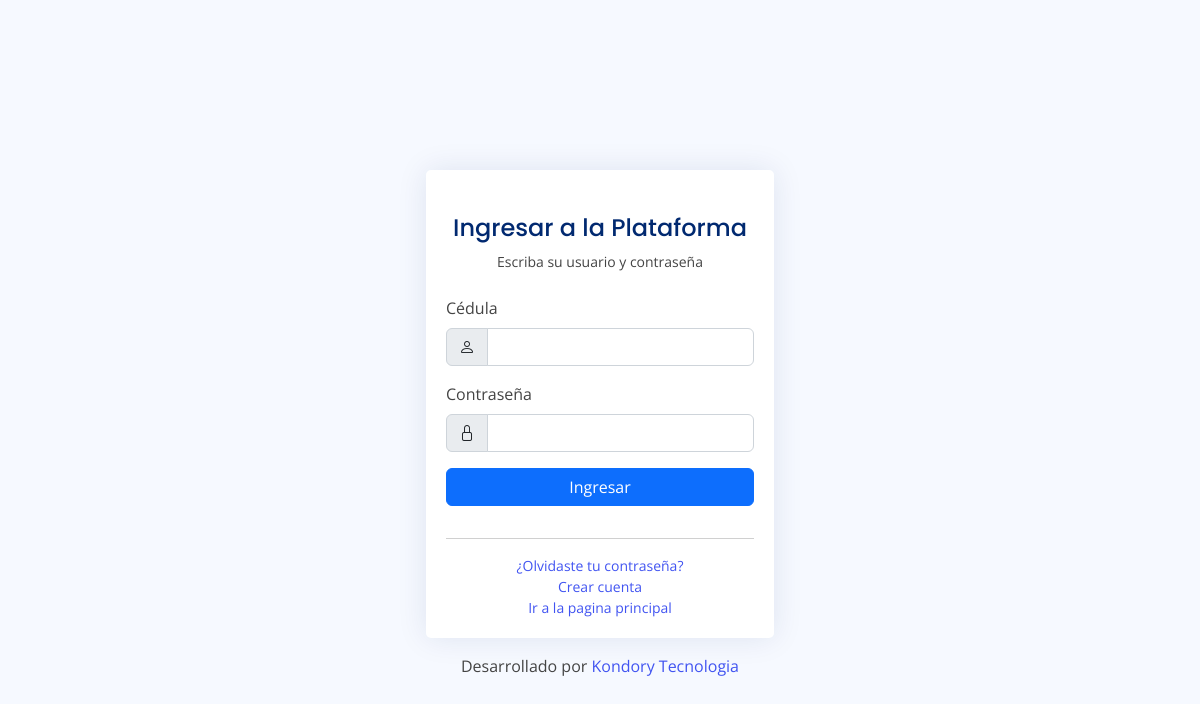
The app's page /system/views/page/login, older data.
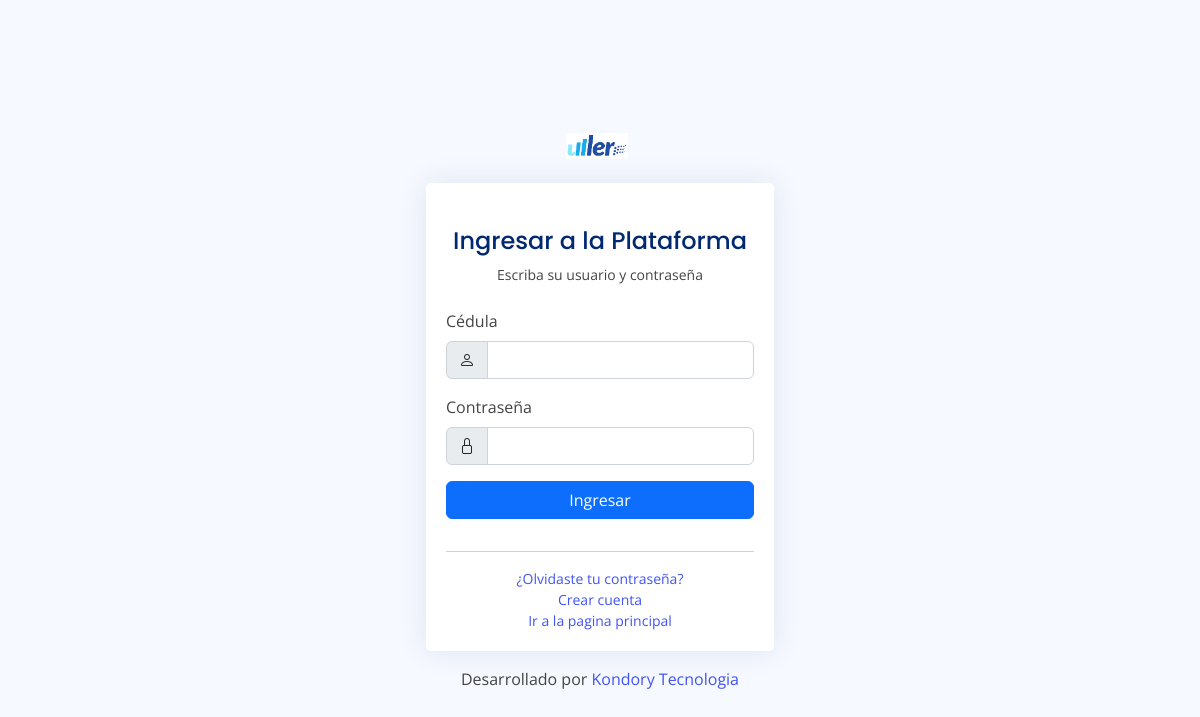
The same page, newer data.
### tables this page shows
CREATE TABLE `Perfil` (
  `id_perfil` int(11) NOT NULL,
  `nombre` varchar(255) NOT NULL,
  `direccion` varchar(255) NOT NULL,
  `correo` varchar(255) NOT NULL,
  `telefono` varchar(255) NOT NULL,
  `departamento` varchar(255) NOT NULL,
  `ciudad` varchar(255) NOT NULL,
  `nit` varchar(255) NOT NULL,
  `wp` varchar(255) NOT NULL,
  `fb` varchar(255) NOT NULL,
  `instagram` varchar(255) NOT NULL,
  `imagen` varchar(255) NOT NULL,
  `imagen2` varchar(255) NOT NULL,
  `color1` varchar(255) NOT NULL,
  `url` varchar(255) NOT NULL
);

### system/php/class/Informacion.php (called while the page is built, shortened)
<?php
require_once $_SERVER['DOCUMENT_ROOT'] . '/system/php/model/InformacionDTO.php';
class Informacion extends System
{
    public static function getInformacion()
    {
        $dbh             = parent::Conexion();
        $stmt = $dbh->prepare("SELECT * FROM Perfil LIMIT 1");
        $stmt->setFetchMode(PDO::FETCH_CLASS, 'InformacionDTO');
        $stmt->execute();
        return  $stmt->fetch();
    }
}
?>

### system/php/modules/page/ServicePage.php (called while the page is built, shortened)
<?php
class ServicePage extends System
{
    public static function getInformation()
    {
        try {
            $result = Informacion::getInformacion();
            return $result;
        } catch (\Exception $e) {
            throw new Exception($e->getMessage());
        }
    }
}

### system/php/modules/page/ControllerPage.php (called while the page is built, shortened)
<?php
include_once $_SERVER['DOCUMENT_ROOT'] . '/system/php/modules/page/ServicePage.php';
if (isset($_GET)) {
    $informacionPage = ServicePage::getInformation();
}

### system/php/routing/Page.php (called while the page is built, shortened)
<?php
include_once $_SERVER['DOCUMENT_ROOT'] . '/system/php/modules/page/ControllerPage.php';

### system/php/model/InformacionDTO.php (called while the page is built, shortened)
<?php
class InformacionDTO
{
    protected $imagen;
    public function getImagen()
    {
        return $this->imagen;
    }
}
?>

### system/views/page/login.php (the view, shortened to what this page needs)
<?php require_once $_SERVER['DOCUMENT_ROOT'] . '/system/php/routing/Page.php'; ?>
<!DOCTYPE html>
<html lang="en">
<head>
  <link href="../../assets/vendor/bootstrap/css/bootstrap.min.css" rel="stylesheet">
  <link href="../../assets/vendor/bootstrap-icons/bootstrap-icons.css" rel="stylesheet">
  <link href="../../assets/vendor/boxicons/css/boxicons.min.css" rel="stylesheet">
  <link href="../../assets/vendor/quill/quill.snow.css" rel="stylesheet">
  <link href="../../assets/vendor/quill/quill.bubble.css" rel="stylesheet">
  <link href="../../assets/vendor/remixicon/remixicon.css" rel="stylesheet">
  <link href="../../assets/vendor/simple-datatables/style.css" rel="stylesheet">
  <link href="../../assets/css/style.css" rel="stylesheet">
</head>
<body>
  <main>
    <div class="container">
      <section class="section register min-vh-100 d-flex flex-column align-items-center justify-content-center py-4">
        <div class="container">
          <div class="row justify-content-center">
            <div class="col-lg-4 col-md-6 d-flex flex-column align-items-center justify-content-center">
              <div class="d-flex justify-content-center py-4">
                <a href="index.html" class="logo d-flex align-items-center w-auto">
                  <img src="../../img/perfil/<?=$informacionPage->getImagen();?>" alt="">
                </a>
              </div>
              <div class="card mb-3">
                <div class="card-body">
                  <div class="pt-4 pb-2">
                    <h5 class="card-title text-center pb-0 fs-4">Ingresar a la Plataforma</h5>
                    <p class="text-center small">Escriba su usuario y contraseña</p>
                  </div>
                  <form class="row g-3 needs-validation" method="POST" novalidate>
                    <div class="col-12">
                      <label for="yourUsername" class="form-label">Cédula</label>
                      <div class="input-group has-validation">
                        <span class="input-group-text" id="inputGroupPrepend">
                          <i class="bi bi-person"></i>
                        </span>
                        <input type="text" name="cedula" class="form-control" required>
                      </div>
                    </div>
                    <div class="col-12">
                      <label for="yourPassword" class="form-label">Contraseña</label>
                      <div class="input-group has-validation">
                        <span class="input-group-text" id="inputGroupPass">
                          <i class="bi bi-lock"></i>
                        </span>
                        <input type="password" name="pass" class="form-control" required>
                      </div>
                    </div>
                    <div class="col-12">
                      <button class="btn btn-primary w-100" name="ingresar" type="submit">Ingresar</button>
                    </div>
                    <div class="col-12" style="text-align: center;">
                      <hr>
                      <p class="small mb-0"><a href="recovery"> ¿Olvidaste tu contraseña?</a></p>
                      <p class="small mb-0"><a href="registerAccount"> Crear cuenta</a></p>
                      <p class="small mb-0"><a href="https://www.uller.co/"> Ir a la pagina principal</a></p>
                    </div>
                  </form>
                </div>
              </div>
              <div class="credits">
                Desarrollado por <a href="https://kondori.co/" target="_blank">Kondory Tecnologia</a>
              </div>
            </div>
          </div>
        </div>
      </section>
    </div>
  </main>
</body>
</html>

Row changes from the older to the newer data that the page shows:
now on this page (row edited): perfil: imagen (picture)
